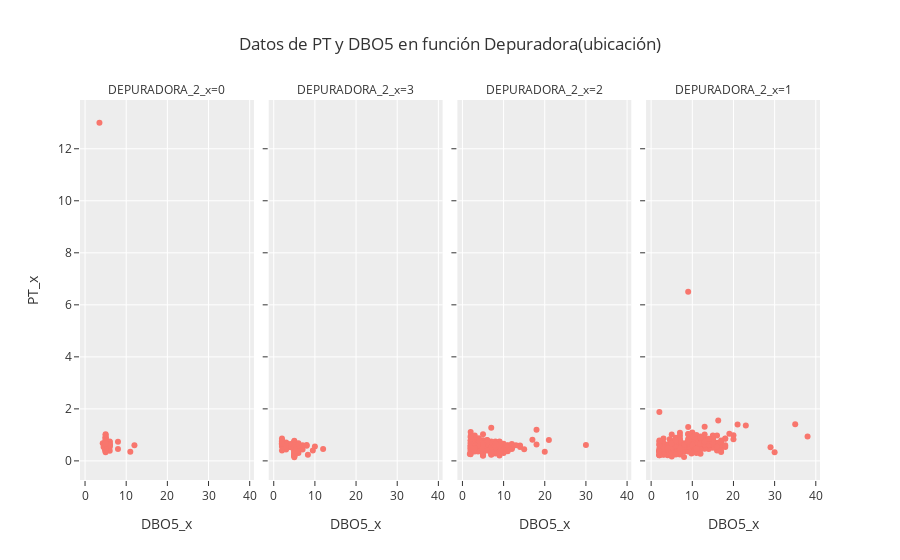

The notebook cell this image was saved under:
### Code cell
fig1 = px.scatter(
  data_2, x=data_2['DBO5_x'], y=data_2["PT_x"], 
  template="ggplot2", facet_col = data_2['DEPURADORA_2_x']
, title="Datos de PT y DBO5 en función Depuradora(ubicación)", 
)
fig1

### Figure 1 — Plotly figure (JSON) as saved in the notebook; plotly's stock layout.template omitted (floating-point values rounded to 4 significant figures; data arrays with more than 128 entries replaced by an {"elided": "..."} marker saying what was removed)
{"data": [{"hovertemplate": "DEPURADORA_2_x=0<br>DBO5_x=%{x}<br>PT_x=%{y}<extra></extra>", "legendgroup": "", "marker": {"color": "#F8766D", "symbol": "circle"}, "mode": "markers", "name": "", "orientation": "v", "showlegend": false, "type": "scatter", "x": [5, 5, 5, 5, 5, 5, 6, 5, 5, 5, 5, 3.5, 5, 5, 5, 5, 5, 6, 5, 5, 5, 5, 5, 5, 5, 5, 5, 5, 5, 6, 5, 11, 12, 5, 5, 5, 6, 5, 5, 5, 6, 5, 5, 5, 5, 6, 5, 5, 5, 5, 5, 5, 5, 5, 5, 8, 5, 5, 5, 6, 5, 5, 5, 5, 5, 5, 5, 5, 5, 8, 4.5, 4.3, 5, 6, 5, 5, 5, 5], "xaxis": "x", "y": [0.91, 0.84, 0.63, 0.67, 0.85, 0.75, 0.75, 0.71, 0.57, 0.69, 0.91, 13, 0.72, 0.7, 0.55, 0.6, 0.77, 0.53, 0.51, 0.51, 0.53, 0.41, 0.33, 0.45, 0.43, 0.7, 0.47, 0.56, 0.53, 0.39, 0.39, 0.35, 0.6, 0.68, 0.53, 0.67, 0.73, 0.64, 0.62, 0.66, 0.64, 0.64, 0.5, 0.58, 0.44, 0.62, 0.56, 0.67, 1, 1.02, 0.52, 0.55, 0.49, 0.46, 0.49, 0.46, 0.37, 0.59, 0.64, 0.58, 0.56, 0.42, 0.61, 0.59, 0.44, 0.57, 0.62, 0.49, 0.5, 0.74, 0.53, 0.68, 0.6, 0.6, 0.69, 0.75, 0.66, 0.67], "yaxis": "y"}, {"hovertemplate": "DEPURADORA_2_x=3<br>DBO5_x=%{x}<br>PT_x=%{y}<extra></extra>", "legendgroup": "", "marker": {"color": "#F8766D", "symbol": "circle"}, "mode": "markers", "name": "", "orientation": "v", "showlegend": false, "type": "scatter", "x": [5, 5, 5, 5, 5, 8, 6, 6, 5, 5, 5, 5, 5, 5, 5, 5, 5, 5, 5, 5, 5, 5, 5, 5, 5, 5, 5, 5, 5, 5, 5, 5, 5, 5, 5, 5, 5, 5, 5, 6, 12, 5, 5, 5, 9.5, 4.1, 8.3, 8, 2, 2, 2, 3, 2, 2, 3, 2, 2, 4, 3, 10, 6, 7, 5, 2, 6, 7, 3, 2, 2, 2, 3, 2, 2, 2, 3, 2, 2, 2], "xaxis": "x2", "y": [0.25, 0.52, 0.53, 0.58, 0.71, 0.61, 0.49, 0.3, 0.54, 0.6, 0.18, 0.14, 0.48, 0.27, 0.7, 0.52, 0.66, 0.64, 0.58, 0.27, 0.77, 0.42, 0.44, 0.48, 0.44, 0.59, 0.35, 0.65, 0.42, 0.43, 0.62, 0.51, 0.73, 0.61, 0.51, 0.75, 0.55, 0.61, 0.55, 0.68, 0.46, 0.22, 0.2, 0.32, 0.4, 0.52, 0.24, 0.58, 0.75, 0.75, 0.74, 0.68, 0.55, 0.74, 0.57, 0.68, 0.58, 0.65, 0.44, 0.55, 0.38, 0.44, 0.21, 0.67, 0.63, 0.6, 0.69, 0.66, 0.4, 0.68, 0.626, 0.643, 0.637, 0.798, 0.71, 0.656, 0.703, 0.857], "yaxis": "y2"}, {"hovertemplate": "DEPURADORA_2_x=2<br>DBO5_x=%{x}<br>PT_x=%{y}<extra></extra>", "legendgroup": "", "marker": {"color": "#F8766D", "symbol": "circle"}, "mode": "markers", "name": "", "orientation": "v", "showlegend": false, "type": "scatter", "x": {"elided": "156 float values"}, "xaxis": "x3", "y": {"elided": "156 float values"}, "yaxis": "y3"}, {"hovertemplate": "DEPURADORA_2_x=1<br>DBO5_x=%{x}<br>PT_x=%{y}<extra></extra>", "legendgroup": "", "marker": {"color": "#F8766D", "symbol": "circle"}, "mode": "markers", "name": "", "orientation": "v", "showlegend": false, "type": "scatter", "x": {"elided": "312 float values"}, "xaxis": "x4", "y": {"elided": "312 float values"}, "yaxis": "y4"}], "layout": {"annotations": [{"font": {}, "showarrow": false, "text": "DEPURADORA_2_x=0", "x": 0.1175, "xanchor": "center", "xref": "paper", "y": 1, "yanchor": "bottom", "yref": "paper"}, {"font": {}, "showarrow": false, "text": "DEPURADORA_2_x=3", "x": 0.3725, "xanchor": "center", "xref": "paper", "y": 1, "yanchor": "bottom", "yref": "paper"}, {"font": {}, "showarrow": false, "text": "DEPURADORA_2_x=2", "x": 0.6275, "xanchor": "center", "xref": "paper", "y": 1, "yanchor": "bottom", "yref": "paper"}, {"font": {}, "showarrow": false, "text": "DEPURADORA_2_x=1", "x": 0.8825, "xanchor": "center", "xref": "paper", "y": 1, "yanchor": "bottom", "yref": "paper"}], "legend": {"tracegroupgap": 0}, "title": {"text": "Datos de PT y DBO5 en función Depuradora(ubicación)"}, "xaxis": {"anchor": "y", "domain": [0, 0.235], "title": {"text": "DBO5_x"}}, "xaxis2": {"anchor": "y2", "domain": [0.255, 0.49], "matches": "x", "title": {"text": "DBO5_x"}}, "xaxis3": {"anchor": "y3", "domain": [0.51, 0.745], "matches": "x", "title": {"text": "DBO5_x"}}, "xaxis4": {"anchor": "y4", "domain": [0.765, 1.0], "matches": "x", "title": {"text": "DBO5_x"}}, "yaxis": {"anchor": "x", "domain": [0, 1], "title": {"text": "PT_x"}}, "yaxis2": {"anchor": "x2", "domain": [0, 1], "matches": "y", "showticklabels": false}, "yaxis3": {"anchor": "x3", "domain": [0, 1], "matches": "y", "showticklabels": false}, "yaxis4": {"anchor": "x4", "domain": [0, 1], "matches": "y", "showticklabels": false}}}
